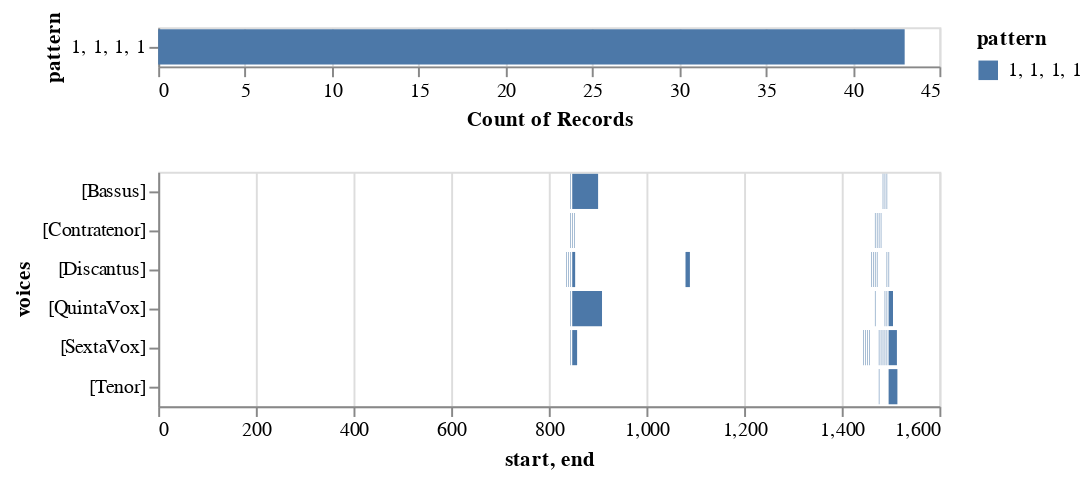

The code cell stored with this chart in its notebook:
### Markdown cell above
Plot visualizations for specific patterns from ngrams

### Code cell
viz.plot_ngrams_heatmap(model, mel_ngrams, patterns=['1, 1, 1, 1'])[0]

### Figure 1 — Vega-Lite specification as saved in the notebook (floating-point values rounded to 4 significant figures)
{"config": {"view": {"continuousWidth": 400, "continuousHeight": 300}}, "vconcat": [{"mark": "bar", "encoding": {"color": {"type": "nominal", "field": "pattern"}, "opacity": {"condition": {"value": 1, "selection": "selector002"}, "value": 0.2}, "x": {"type": "nominal", "aggregate": "count", "field": "pattern"}, "y": {"type": "nominal", "field": "pattern"}}, "selection": {"selector002": {"type": "multi", "fields": ["pattern"]}}}, {"mark": "bar", "encoding": {"color": {"type": "nominal", "field": "pattern"}, "opacity": {"condition": {"value": 1, "selection": "selector002"}, "value": 0.2}, "x": {"type": "quantitative", "field": "start"}, "x2": {"field": "end"}, "y": {"type": "nominal", "field": "voices"}}, "selection": {"selector002": {"type": "multi", "fields": ["pattern"]}}}], "data": {"name": "data-591249cb13e5e78779e939bb3fffae11"}, "$schema": "https://vega.github.io/schema/vega-lite/v4.8.1.json", "datasets": {"data-591249cb13e5e78779e939bb3fffae11": [{"start": 836.0, "voices": "[Discantus]", "pattern": "1, 1, 1, 1", "end": 837.0}, {"start": 840.0, "voices": "[Discantus]", "pattern": "1, 1, 1, 1", "end": 841.0}, {"start": 844.0, "voices": "[Discantus]", "pattern": "1, 1, 1, 1", "end": 845.0}, {"start": 848.0, "voices": "[Discantus]", "pattern": "1, 1, 1, 1", "end": 854.0}, {"start": 1080.0, "voices": "[Discantus]", "pattern": "1, 1, 1, 1", "end": 1089.0}, {"start": 1460.0, "voices": "[Discantus]", "pattern": "1, 1, 1, 1", "end": 1461.0}, {"start": 1464.0, "voices": "[Discantus]", "pattern": "1, 1, 1, 1", "end": 1465.0}, {"start": 1468.0, "voices": "[Discantus]", "pattern": "1, 1, 1, 1", "end": 1469.0}, {"start": 1472.0, "voices": "[Discantus]", "pattern": "1, 1, 1, 1", "end": 1473.0}, {"start": 1492.0, "voices": "[Discantus]", "pattern": "1, 1, 1, 1", "end": 1493.0}, {"start": 1496.0, "voices": "[Discantus]", "pattern": "1, 1, 1, 1", "end": 1497.0}, {"start": 844.0, "voices": "[Contratenor]", "pattern": "1, 1, 1, 1", "end": 845.0}, {"start": 848.0, "voices": "[Contratenor]", "pattern": "1, 1, 1, 1", "end": 849.0}, {"start": 852.0, "voices": "[Contratenor]", "pattern": "1, 1, 1, 1", "end": 853.0}, {"start": 1468.0, "voices": "[Contratenor]", "pattern": "1, 1, 1, 1", "end": 1469.0}, {"start": 1472.0, "voices": "[Contratenor]", "pattern": "1, 1, 1, 1", "end": 1473.0}, {"start": 1476.0, "voices": "[Contratenor]", "pattern": "1, 1, 1, 1", "end": 1477.0}, {"start": 1480.0, "voices": "[Contratenor]", "pattern": "1, 1, 1, 1", "end": 1481.0}, {"start": 1476.0, "voices": "[Tenor]", "pattern": "1, 1, 1, 1", "end": 1477.0}, {"start": 1496.0, "voices": "[Tenor]", "pattern": "1, 1, 1, 1", "end": 1514.0}, {"start": 844.0, "voices": "[QuintaVox]", "pattern": "1, 1, 1, 1", "end": 845.0}, {"start": 848.0, "voices": "[QuintaVox]", "pattern": "1, 1, 1, 1", "end": 909.0}, {"start": 1468.0, "voices": "[QuintaVox]", "pattern": "1, 1, 1, 1", "end": 1469.0}, {"start": 1488.0, "voices": "[QuintaVox]", "pattern": "1, 1, 1, 1", "end": 1489.0}, {"start": 1492.0, "voices": "[QuintaVox]", "pattern": "1, 1, 1, 1", "end": 1493.0}, {"start": 1496.0, "voices": "[QuintaVox]", "pattern": "1, 1, 1, 1", "end": 1505.0}, {"start": 844.0, "voices": "[SextaVox]", "pattern": "1, 1, 1, 1", "end": 845.0}, {"start": 848.0, "voices": "[SextaVox]", "pattern": "1, 1, 1, 1", "end": 858.0}, {"start": 1444.0, "voices": "[SextaVox]", "pattern": "1, 1, 1, 1", "end": 1445.0}, {"start": 1448.0, "voices": "[SextaVox]", "pattern": "1, 1, 1, 1", "end": 1449.0}, {"start": 1452.0, "voices": "[SextaVox]", "pattern": "1, 1, 1, 1", "end": 1453.0}, {"start": 1456.0, "voices": "[SextaVox]", "pattern": "1, 1, 1, 1", "end": 1457.0}, {"start": 1476.0, "voices": "[SextaVox]", "pattern": "1, 1, 1, 1", "end": 1477.0}, {"start": 1480.0, "voices": "[SextaVox]", "pattern": "1, 1, 1, 1", "end": 1481.0}, {"start": 1484.0, "voices": "[SextaVox]", "pattern": "1, 1, 1, 1", "end": 1485.0}, {"start": 1488.0, "voices": "[SextaVox]", "pattern": "1, 1, 1, 1", "end": 1489.0}, {"start": 1492.0, "voices": "[SextaVox]", "pattern": "1, 1, 1, 1", "end": 1493.0}, {"start": 1496.0, "voices": "[SextaVox]", "pattern": "1, 1, 1, 1", "end": 1513.0}, {"start": 844.0, "voices": "[Bassus]", "pattern": "1, 1, 1, 1", "end": 845.0}, {"start": 848.0, "voices": "[Bassus]", "pattern": "1, 1, 1, 1", "end": 901.0}, {"start": 1484.0, "voices": "[Bassus]", "pattern": "1, 1, 1, 1", "end": 1485.0}, {"start": 1488.0, "voices": "[Bassus]", "pattern": "1, 1, 1, 1", "end": 1489.0}, {"start": 1492.0, "voices": "[Bassus]", "pattern": "1, 1, 1, 1", "end": 1493.0}]}}
